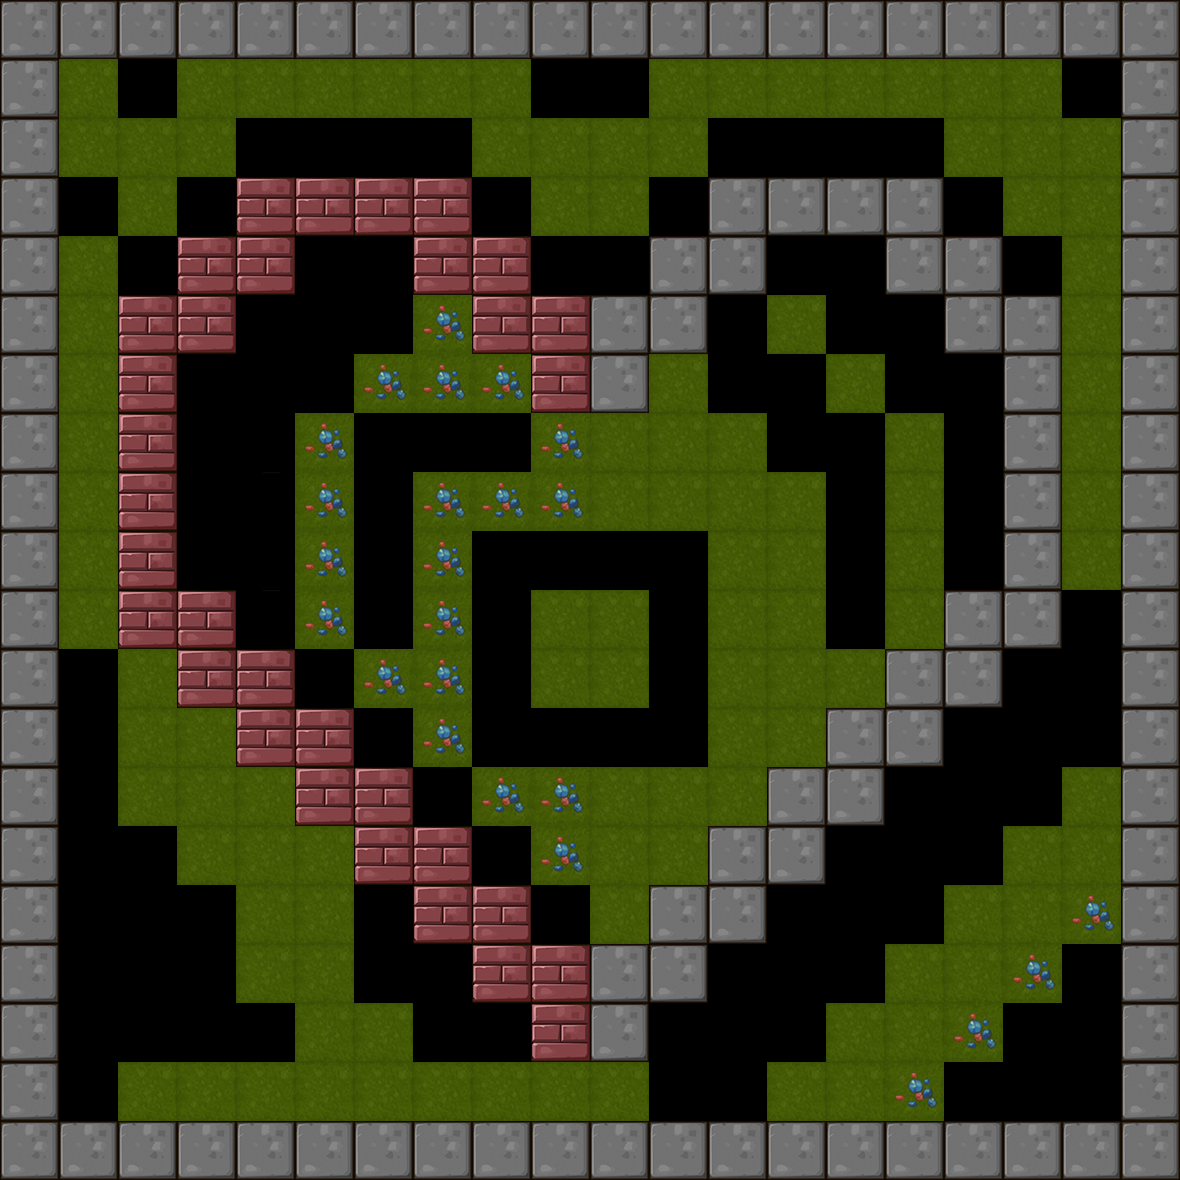

This is a level from a 2D game, rendered from its Tiled map with the project's own tilesets. A one-line summary and the map file follow, with tile-layer data summarised:
An orthogonal 20x20 tile map with 59x59 px tiles, 1 tile layer (BackGround) and 4 objects (3x Shipper, Player).

<map version="1.0" orientation="orthogonal" renderorder="right-down" width="20" height="20" tilewidth="59" tileheight="59">
 <tileset firstgid="1" name="itemmap" tilewidth="59" tileheight="59">
  <image source="tileset2.png" trans="ff00ff" width="354" height="354" />
 </tileset>
 <layer name="BackGround" width="20" height="20">
  <data>[400 cells, 373 non-empty, 11 distinct tile ids]</data>
 </layer>
 <objectgroup name="RobotCharacter">
  <object name="Player" type="Player" x="65.8077" y="1071.97" width="41.4422" height="41.4422" />
 </objectgroup>
 <objectgroup name="EnemyCharacter">
  <object name="Shipper" type="Shipper" x="718.726" y="300.656" width="41.4422" height="41.4422" />
  <object name="Shipper" type="Shipper" x="359.41" y="420.429" width="41.4422" height="41.4422" />
  <object name="Shipper" type="Shipper" x="477.927" y="542.195" width="41.4422" height="41.4422" />
 </objectgroup>
</map>
